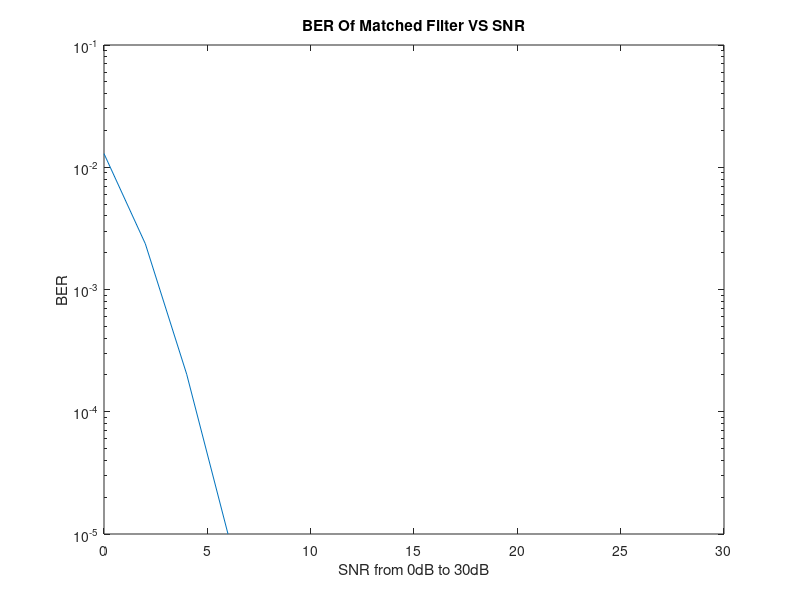
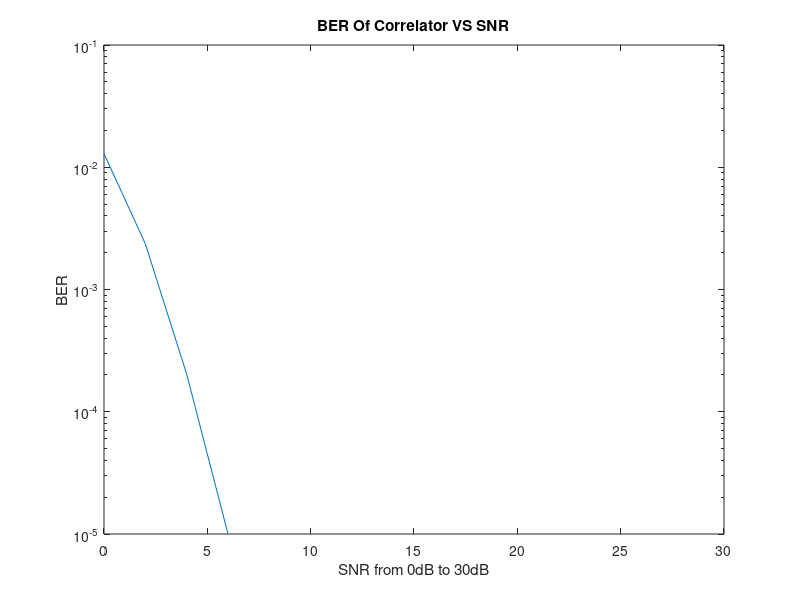
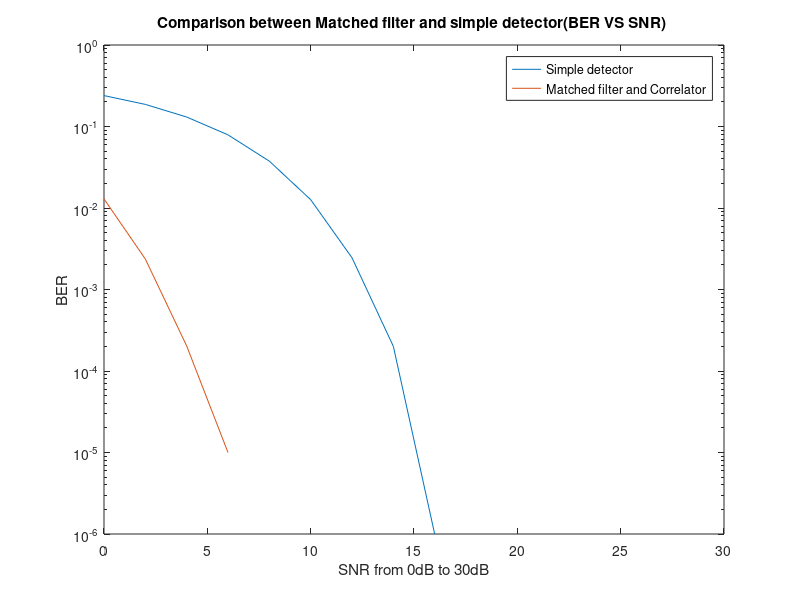

These figures' MATLAB source, in order:
x = randi([0 1],1,(10^6));  
SNR = 0:2:30;               
m = 10;
sampling_number = 10;
threshold=1.5;
%x_waveform = nan(1,10^7);
%for i=1:length(x)
 %   for j=1:length(x)
  %      if (i ~= j)
   %         x_waveform(i) = [x(i) x(j)];
    %    end
   % end
% end
x_waveform=reshape(repmat(x,m,1),1,[]).*0.3;  %reapeat matrix m 10 times then reshaping it to 1*10^7 vector
Average_power = ((1/10^7) * sum(x_waveform.^2)) % Average power of transimtter
for i=1:length(SNR)         % Looping on the SNR values
    Rx_sequence=awgn(x_waveform, SNR(i),'measured' );    %Apply noise to the signal
    Rx_sequence=reshape(Rx_sequence,10,[]);
    ten_1s = ones(sampling_number,1); % needed for the next line
    hMF = conv2(Rx_sequence,ten_1s,'valid'); % equivelant to hMF = c*(s1(T-t)-s2(T-t))
    ret_conv = hMF>=threshold; % Get 1's and 0's
    [number1,ratio1]=biterr(ret_conv,x);  % Calculates number of errors and its ratio
    BER_conv(i) = ratio1;
    g=ones(10,1); %g=s1
    gF=(Rx_sequence'*g)'; %multiplying received signal element by element and add resultant samples together
    ret_corr=gF>=threshold; % Get 1's and 0's
    [number2,ratio2] = biterr(ret_corr,x);  % Calculates number of errors and its ratio
    BER_cor(i)= ratio2; % Assign the probability of error of each SNR in matrix for correlator
end
% first Experiment
for i=1:length(SNR)         % Looping on the SNR values
    Rx_sequence=awgn( x, SNR(i),'measured' );    %Apply noise to the signal
    Rx_new=real(Rx_sequence)>0.5;       % Comparing signal+noise to threshhold to compute received signal
    [number,ratio] = biterr(x,Rx_new);  % Calculates number of errors and its ratio
    BER(i)= ratio;                     % Assign the probability of error of each SNR in matrix
end

%%% plots
semilogy(SNR,BER_conv)  %Plot the BER curve against SNR
xlim([0 30])
title('BER Of Matched Filter VS SNR');
xlabel('SNR from 0dB to 30dB');
ylabel('BER');

figure
semilogy(SNR,BER_cor)  %Plot the BER curve against SNR
xlim([0 30])
title('BER Of Correlator VS SNR');
xlabel('SNR from 0dB to 30dB');
ylabel('BER');
figure

semilogy(SNR,[BER(1:16)'  BER_conv'])%Plot the BER curve against SNR
legend('Simple detector','Matched filter and Correlator')
xlim([0 30])
title('Comparison between Matched filter and simple detector(BER VS SNR) ');
xlabel('SNR from 0dB to 30dB');
ylabel('BER')

